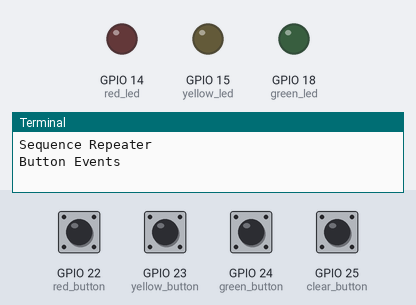
Bench run of a program on a simulated Raspberry Pi (BCM pin numbers). Parts: output pins drawn as LEDs (lit = HIGH), the last lines printed to the terminal. Inputs (shaded band) come from the test bench; at power-on: GPIO 22 (red_button), GPIO 23 (yellow_button), GPIO 24 (green_button), GPIO 25 (clear_button) HIGH.

Above: at 1.2 s.
1.3 s: GPIO 22 (red_button) pulled LOW for 0.15 s
At 1.7 s:
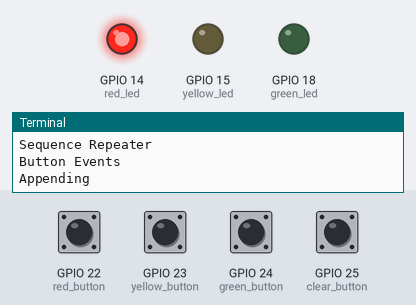
3.3 s: GPIO 23 (yellow_button) pulled LOW for 0.15 s
At 3.6 s:
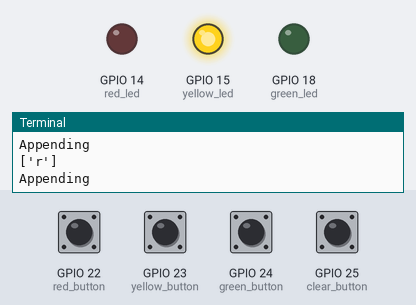
5.3 s: GPIO 24 (green_button) pulled LOW for 0.15 s
At 5.7 s:
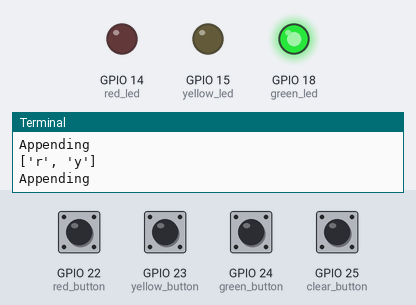
7.3 s: GPIO 25 (clear_button) pulled LOW for 0.15 s
At 10.0 s:
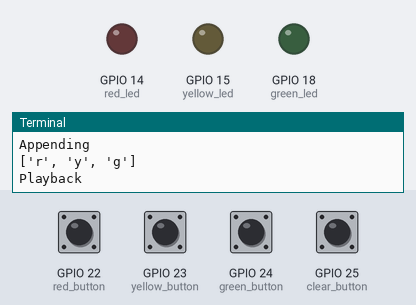
10.3 s: GPIO 23 (yellow_button) pulled LOW for 1 s
At 10.7 s:
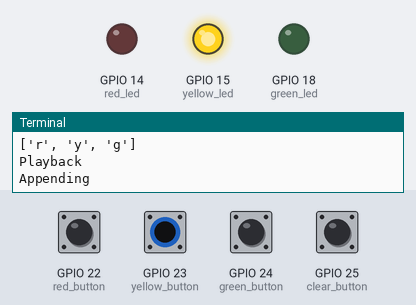
12.8 s: GPIO 22 (red_button) pulled LOW for 1 s
At 13.6 s:
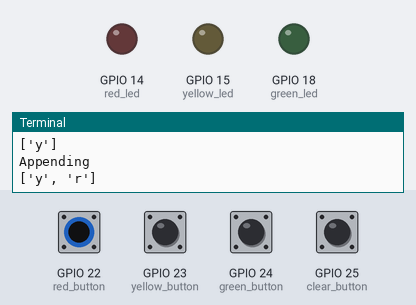
Timing chart, 0 to 15.8 s (numbered marks = the images above; inputs shaded):
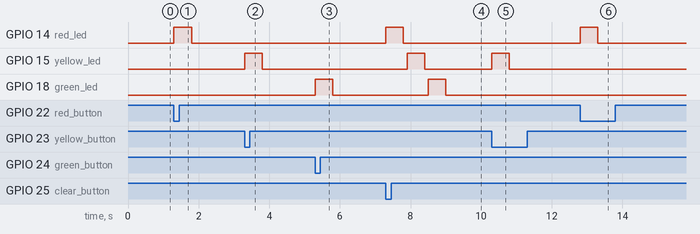

Measured:
- after the input at 1.3 s, GPIO 14 (red_led): LOW → HIGH at once, → LOW 0.50 s later
- after the input at 3.3 s, GPIO 15 (yellow_led): LOW → HIGH at once, → LOW 0.50 s later
- after the input at 5.3 s, GPIO 18 (green_led): LOW → HIGH at once, → LOW 0.50 s later
- after the input at 7.3 s, GPIO 14 (red_led): LOW → HIGH at once, → LOW 0.50 s later; GPIO 15 (yellow_led): LOW → HIGH after 0.60 s, → LOW 0.50 s later; GPIO 18 (green_led): LOW → HIGH after 1.2 s, → LOW 0.50 s later
- after the input at 10.3 s, GPIO 15 (yellow_led): LOW → HIGH at once, → LOW 0.50 s later
- after the input at 12.8 s, GPIO 14 (red_led): LOW → HIGH at once, → LOW 0.50 s later

The program:

sequence_repeater.py
```python
import gpiozero as gz
import time
import signal

def playback_pattern(red_led, yellow_led, green_led, pattern):
    print("Playback")
    # playback pattern
    for x in pattern:
        if x == 'r':
            red_led.on()
            time.sleep(0.5)
            red_led.off()
            time.sleep(0.1)
        elif x == 'y':
            yellow_led.on()
            time.sleep(0.5)
            yellow_led.off()
            time.sleep(0.1)
        elif x == 'g':
            green_led.on()
            time.sleep(0.5)
            green_led.off()
            time.sleep(0.1)
    # clear pattern
    pattern.clear()

def append_to_pattern(led, pattern, color):
    print("Appending")
    led.on()
    time.sleep(0.5)
    led.off()
    pattern.append(color)
    print(pattern)

def button_events():
    print ("Button Events")
    pattern = []

    clear_button = gz.Button(25)
    red_button = gz.Button(22)
    yellow_button = gz.Button(23)
    green_button = gz.Button(24)

    red_led = gz.LED(14)
    green_led = gz.LED(18)
    yellow_led = gz.LED(15)

    clear_button.when_pressed = lambda: playback_pattern(red_led, yellow_led, green_led, pattern)
    red_button.when_pressed = lambda: append_to_pattern(red_led, pattern, color = 'r')
    yellow_button.when_pressed = lambda: append_to_pattern(yellow_led, pattern, color = 'y')
    green_button.when_pressed = lambda: append_to_pattern(green_led, pattern, color = 'g')

    signal.pause()


def main():
    print("Sequence Repeater")
    button_events()


main()
```
